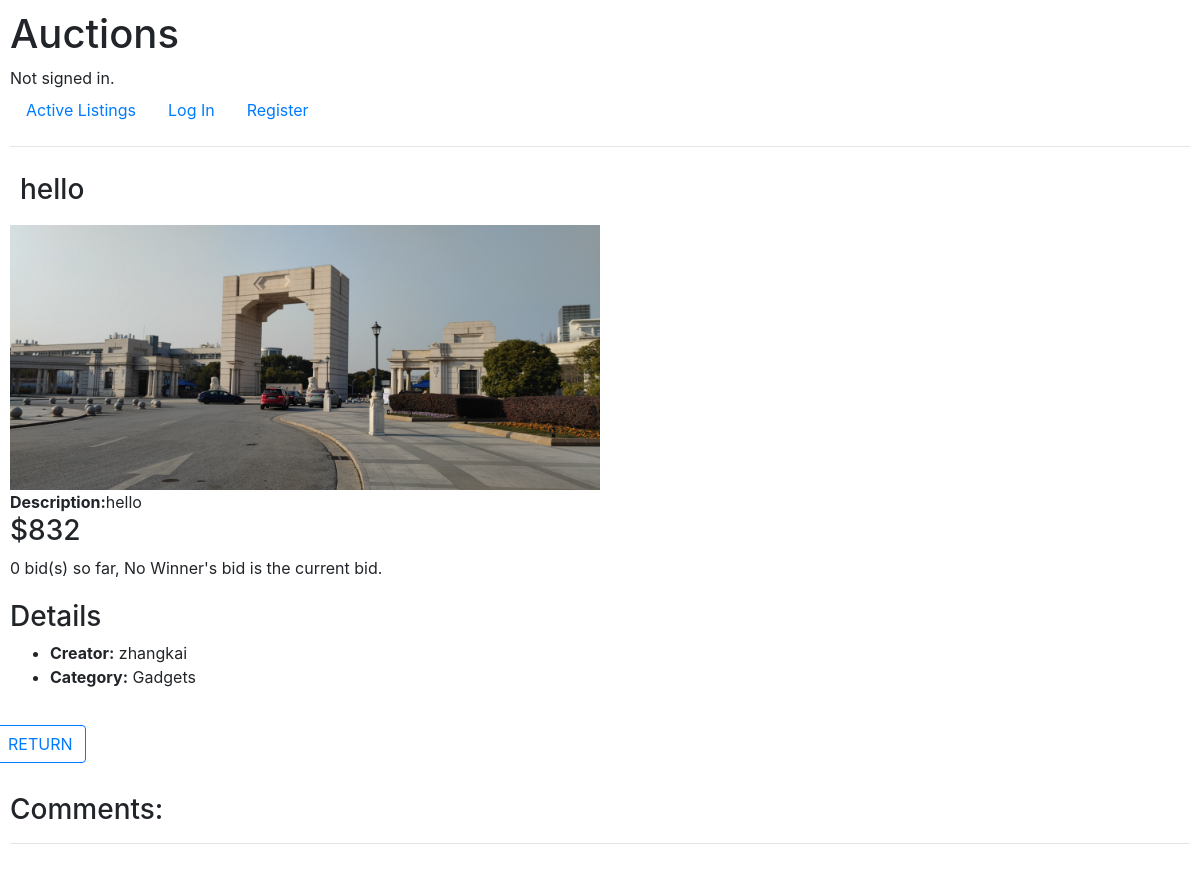
Before: /listing/12 with the older database file.
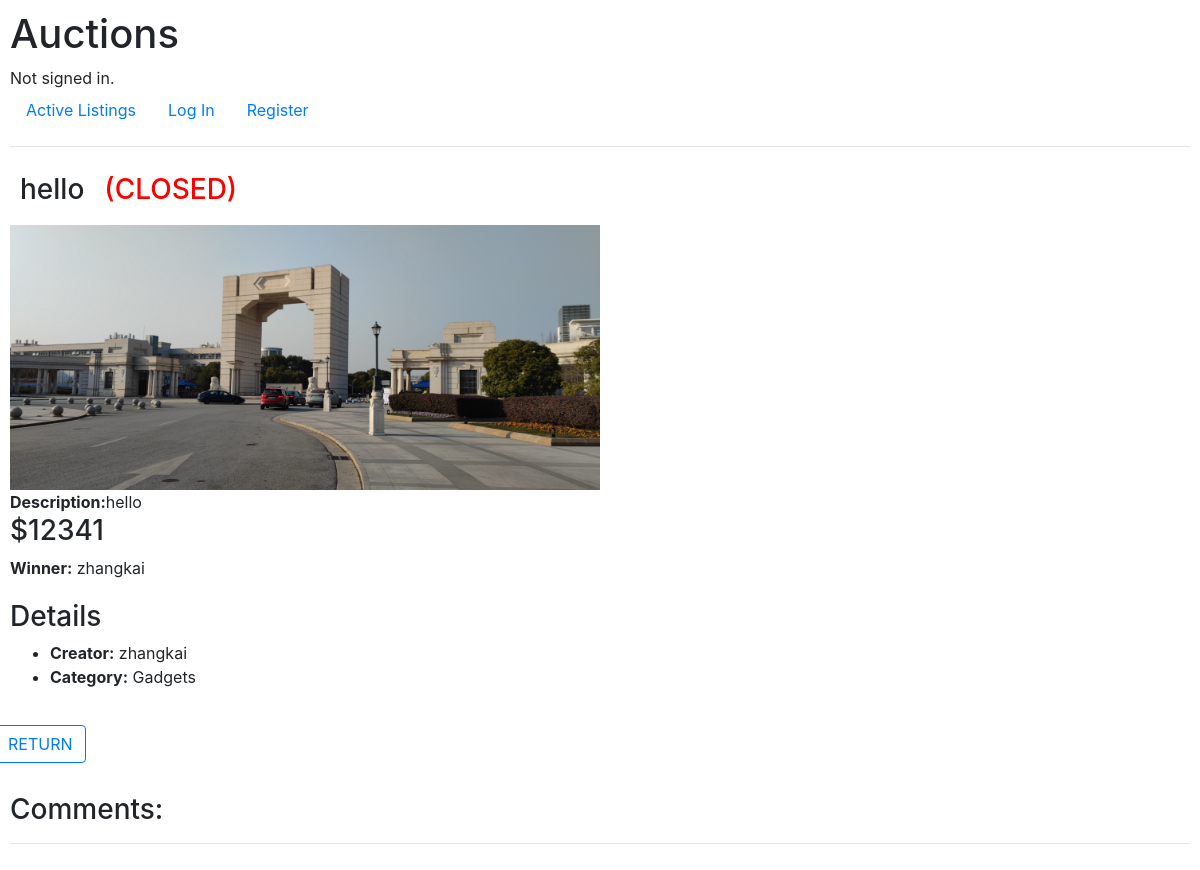
After: the same page with the newer database file.
### auctions/models.py (models this page shows, shortened)
class Listing(models.Model):
    title = models.CharField(max_length=64)
    description = models.CharField(max_length=500)
    starting_bid = models.IntegerField()
    image = models.ImageField(upload_to=None, height_field=None, width_field=None, max_length=100, default=1)
    category = models.ForeignKey(Category, on_delete=CASCADE, default=1, related_name="inside_category")
    creator = models.ForeignKey('User', on_delete=CASCADE, default=1, related_name="creates")
    is_open = models.BooleanField(default=1)
    @property
    def bid_price(self):
        highest_bid = self.bids_for_listing.order_by('-bid_price').first()
        return highest_bid.bid_price if highest_bid else self.starting_bid
    def winner(self):
        highest_bid = self.bids_for_listing.order_by('-bid_price').first()
        return highest_bid.bidder if highest_bid else "No Winner"

class User(AbstractUser):
    watchlist = models.ManyToManyField('Listing', blank=True, related_name="follower")

class Category(models.Model):
    category = models.CharField(max_length=50)
    def __str__(self):
        return f"{self.category}"

class Bid(models.Model):
    listing = models.ForeignKey('Listing', on_delete=CASCADE, default=1, related_name="bids_for_listing")
    bid_price = models.IntegerField()
    bidder = models.ForeignKey('User', on_delete=CASCADE, default=1, related_name="my_bids")

### auctions/views.py (the view, shortened to what this page needs)
# urls.py: path("listing/<int:listing_id>", views.listing_page, name="listing_page"),
def listing_page(request, listing_id):
    listing = Listing.objects.get(pk=listing_id)
    return render(request, "auctions/listing_page.html", {
        "listing": listing,
        "comment_form": Comment_form(),
    })

### auctions/templates/auctions/listing_page.html (shortened to what this page needs)
{% extends "auctions/layout.html" %}
{% block body %}
  <div class="flex-container">
    <h3>{{ listing.title }}</h3>
    {% if listing.is_open == False %}
      <h3 style="color: red"> (CLOSED) </h3>
    {% endif %}
  </div>
  {% if listing.image != "1" %}
    <img src="{{ listing.image.url }}" alt="{{ listing.title }}" style="width: 50%;">
  {% endif %}
  <div>
    <b>Description:</b>{{ listing.description }}
  </div>
  <div>
    <h3>${{ listing.bid_price }}</h3>
  </div>
  {% if listing.is_open == True %}
    {% if listing.winner == user %}
      <div>{{ listing.bids_for_listing.count }} bid(s) so far, Your bid is the current bid.</div>
    {% else %}
      <div>{{ listing.bids_for_listing.count }} bid(s) so far, {{ listing.winner }}'s bid is the current bid.</div>
    {% endif %}
  {% else %}
    <b>Winner:</b> {{ listing.winner }}
  {% endif %}
  <h3 style="padding-top:20px;">Details</h3>
  <ul>
    <li>
      <b>Creator:</b> {{ listing.creator }}
    </li>
    <li>
      <b>Category:</b> {{ listing.category }}
    </li>
  </ul>
  <div style="display: flex; justify-content: flex-start; padding-top: 20px; padding-right: 20px;">
    <div class="row">
      <div style="padding-right: 20px;">
        <a href="{% url 'index' %}">
          <button type="submit" class="btn btn-outline-primary" name="return" value=0>RETURN</button>
        </a>
      </div>
    </div>
  </div>
  <div style="padding-top: 30px;">
    <h3>Comments:</h3>
    <hr>
  </div>
{% endblock %}

### auctions/templates/auctions/layout.html (shortened to what this page needs)
{% load static %}
<!DOCTYPE html>
<html lang="en">
  <head>
    <link rel="stylesheet" href="https://stackpath.bootstrapcdn.com/bootstrap/4.4.1/css/bootstrap.min.css"
>
    <link href="{% static 'auctions/styles.css' %}" rel="stylesheet">
  </head>
  <body>
    <h1>Auctions</h1>
    <div>
      {% if user.is_authenticated %}
        Signed in as <strong>{{ user.username }}</strong>.
      {% else %}
        Not signed in.
      {% endif %}
    </div>
    <ul class="nav">
      <li class="nav-item">
        <a class="nav-link" href="{% url 'index' %}">Active Listings</a>
      </li>
      {% if user.is_authenticated %}
        <li class="nav-item">
          <a class="nav-link" href="{% url 'logout' %}">Log Out</a>
        </li>
      {% else %}
        <li class="nav-item">
          <a class="nav-link" href="{% url 'login' %}">Log In</a>
        </li>
        <li class="nav-item">
          <a class="nav-link" href="{% url 'register' %}">Register</a>
        </li>
      {% endif %}
    </ul>
    <hr>
    {% block body %}
    {% endblock %}
  </body>
</html>

### auctions/static/auctions/styles.css (style rules this page uses)
body { padding: 10px; }
.flex-container { display: flex; gap: 20px; flex-direction: row; padding: 10px; }

Changed rows visible on the page:
changed Listing "hello": is_open True → False (drawn); bid_price "832" → "12341"; bids_for_listing.count "0" → (not shown); winner "No Winner" → "zhangkai"
Other visible differences:
text no longer shown: "bid(s) so far, 's bid is the current bid."
text now shown: "(CLOSED) Winner:"
